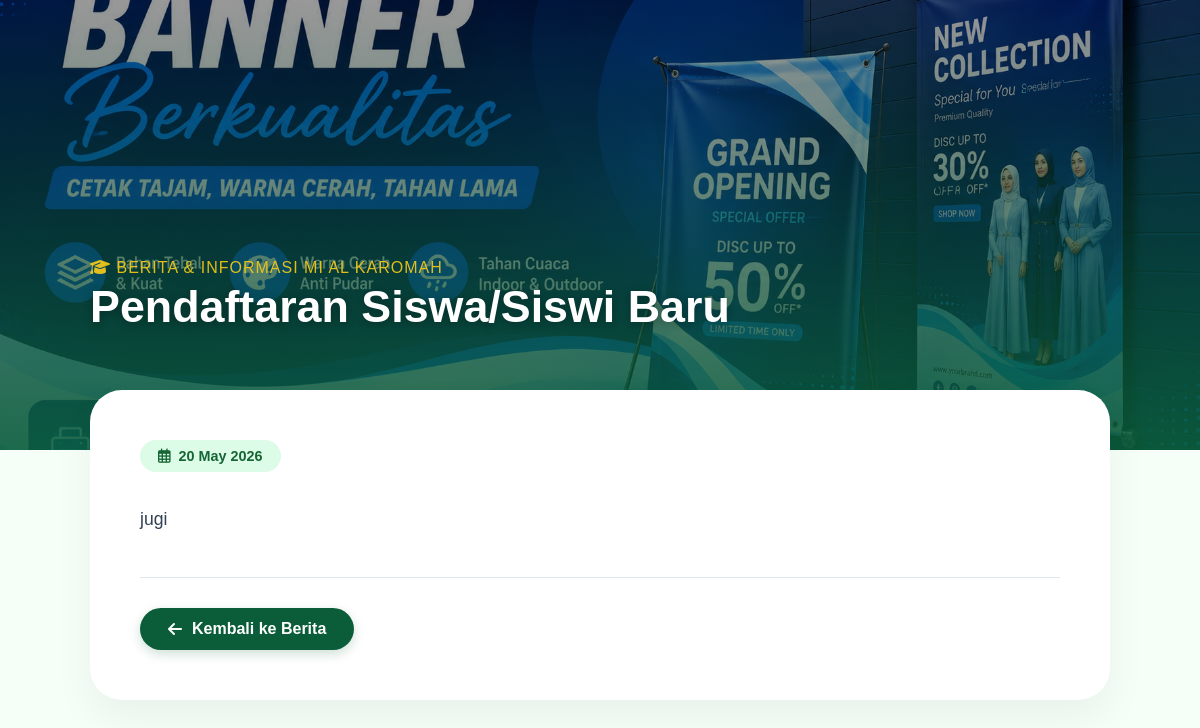
The app's page /detail_berita.php?id=2 with its own data.
### tables this page shows
CREATE TABLE `berita` (
  `id` int(11) NOT NULL,
  `judul` varchar(255) NOT NULL,
  `slug` varchar(255) NOT NULL,
  `kategori` varchar(100) NOT NULL,
  `penulis` varchar(100) NOT NULL,
  `thumbnail` varchar(255) NOT NULL,
  `isi` longtext NOT NULL,
  `status` enum('publish','draft') DEFAULT 'draft',
  `created_at` timestamp NOT NULL DEFAULT current_timestamp()
);

### detail_berita.php (the view, shortened to what this page needs)
<?php
include 'config/koneksi.php';
if (isset($_GET['id']) && is_numeric($_GET['id'])) {
    $id = mysqli_real_escape_string($conn, $_GET['id']);
    $query = mysqli_query($conn, "SELECT * FROM berita WHERE id='$id'");
    if (mysqli_num_rows($query) > 0) {
        $berita = mysqli_fetch_assoc($query);
    } else {
        echo "<script>alert('Berita tidak ditemukan!'); window.location='berita.php';</script>";
        exit;
    }
} else {
    echo "<script>alert('ID Berita tidak valid!'); window.location='berita.php';</script>";
    exit;
}
?>
<!DOCTYPE html>
<html lang="id">
<head>
    <link rel="stylesheet" href="https://cdnjs.cloudflare.com/ajax/libs/font-awesome/6.4.0/css/all.min.css">
</head>
<body>
    <section class="hero-detail">
        <?php
            $foto_detail = !empty($berita['thumbnail']) ? $berita['thumbnail'] : 'default-berita.jpg';
        ?>
        <img src="assets/berita/<?php echo $foto_detail; ?>" alt="<?php echo htmlspecialchars($berita['judul']); ?>">
        <div class="overlay"></div>
        <div class="hero-content">
            <p><i class="fas fa-graduation-cap"></i> Berita & Informasi MI Al Karomah</p>
            <h1><?php echo htmlspecialchars($berita['judul']); ?></h1>
        </div>
    </section>
    <main class="detail-container">
        <div class="tanggal">
            <i class="far fa-calendar-alt"></i>
            <?php echo date('d F Y', strtotime($berita['created_at'])); ?>
        </div>
        <article class="isi">
            <?php echo nl2br(htmlspecialchars($berita['isi'])); ?>
        </article>
        <div class="back-wrapper">
            <a href="berita.php" class="back-btn">
                <i class="fas fa-arrow-left"></i> Kembali ke Berita
            </a>
        </div>
    </main>
</body>
</html>

### detail_berita.php (style rules this page uses)
* { margin: 0; padding: 0; box-sizing: border-box; font-family: 'Poppins', sans-serif; }
body { background: #f5fff8; }
.hero-detail { width: 100%; height: 450px; position: relative; overflow: hidden; }
.hero-detail img { width: 100%; height: 100%; object-fit: cover; }
.overlay { position: absolute; inset: 0; background: linear-gradient(to top, rgba(11, 93, 57, 0.9) 0%, rgba(0, 0, 0, 0.4) 100%); }
.hero-content { position: absolute; bottom: 100px; left: 7.5%; right: 7.5%; color: white; z-index: 2; max-width: 850px; }
.hero-content h1 { font-size: 2.8rem; margin-bottom: 15px; line-height: 1.3; font-weight: 700; text-shadow: 0 2px 10px rgba(0,0,0,0.3); }
.hero-content p { font-size: 1rem; opacity: 0.9; letter-spacing: 1px; text-transform: uppercase; font-weight: 500; color: #facc15; }
.detail-container { width: 85%; max-width: 1100px; margin: auto; background: white; margin-top: -60px; position: relative; z-index: 5; border-radius: 32px; padding: 50px; box-shadow: 0 20px 40px rgba(0, 0, 0, 0.05); margin-bottom: 60px; }
.tanggal { display: inline-flex; align-items: center; gap: 8px; background: #dcfce7; color: #166534; padding: 8px 18px; border-radius: 30px; margin-bottom: 30px; font-weight: 600; font-size: 0.9rem; }
.isi { line-height: 2; color: #334155; font-size: 1.1rem; text-align: justify; }
.back-wrapper { margin-top: 40px; border-top: 1px solid #e2e8f0; padding-top: 30px; }
.back-btn { display: inline-flex; align-items: center; gap: 10px; background: #0b5d39; color: white; padding: 12px 28px; border-radius: 40px; text-decoration: none; font-weight: 600; transition: all 0.3s ease; box-shadow: 0 4px 12px rgba(11, 93, 57, 0.2); }

### records on screen
berita: thumbnail (picture), judul "Pendaftaran Siswa/Siswi Baru", created_at "20 May 2026", isi "jugi"
